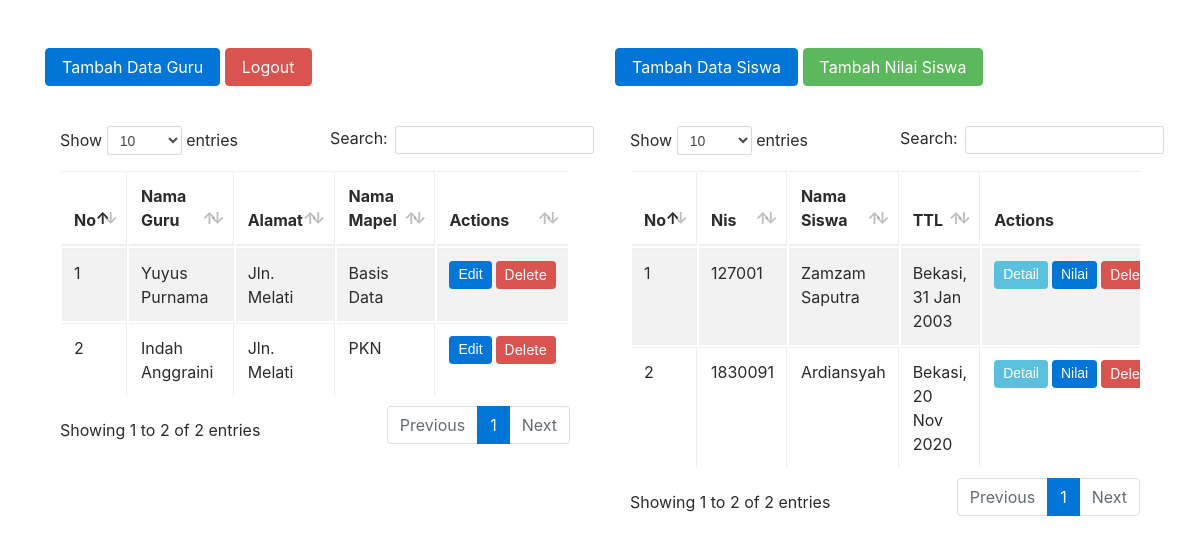
Page /admin/ (signed in) on the committed database.
### tables this page shows
CREATE TABLE `guru` (
  `id` int(11) NOT NULL,
  `nama_guru` varchar(30) NOT NULL,
  `alamat` varchar(100) NOT NULL,
  `nama_mapel` varchar(50) NOT NULL
);

CREATE TABLE `nilai` (
  `id` int(11) NOT NULL,
  `nis` int(11) NOT NULL,
  `indonesia` int(11) NOT NULL,
  `inggris` int(11) NOT NULL,
  `mtk` int(11) NOT NULL,
  `kejuruan` int(11) NOT NULL,
  `rata_rata` int(11) NOT NULL
);

CREATE TABLE `siswa` (
  `nis` int(11) NOT NULL,
  `username` varchar(25) NOT NULL,
  `nama_siswa` varchar(25) NOT NULL,
  `jk` varchar(1) NOT NULL,
  `tempat_lahir` varchar(50) NOT NULL,
  `tanggal_lahir` date NOT NULL,
  `jurusan` varchar(20) NOT NULL,
  `alamat` text NOT NULL,
  `email` varchar(50) NOT NULL,
  `hp` varchar(15) NOT NULL
);

### admin/index.php (the view, shortened to what this page needs)
<?php
	include "../config.php";
 ?>
<!DOCTYPE html>
<html>
<head>
	<link rel="stylesheet" href="../assets/plugins/bootstrap/css/bootstrap.min.css">
	<link rel="stylesheet" href="../assets/plugins/jquery-datatable/dataTables.bootstrap4.min.css">
</head>
<body>
	<div class="container mt-5">
		<div class="row">
			<div class="col-lg-6">
				<a href="create/guru.php" class="btn btn-primary">Tambah Data Guru</a>
				<a href="logout.php" class="btn btn-danger">Logout</a>
				<br><br>
				<table class="table table-bordered table-striped table-responsive" id="dataGuru">
					<thead>
						<tr>
							<th>No</th>
							<th>Nama Guru</th>
							<th>Alamat</th>
							<th>Nama Mapel</th>
							<th>Actions</th>
						</tr>
					</thead>
					<tbody>
						<?php
							$no = 1;
							$dataGuru = mysqli_query($conn, "SELECT * FROM guru ORDER BY id DESC");
							while($rowGuru = mysqli_fetch_array($dataGuru)){
						?>
						  <tr>
							 <td><?= $no; ?></td>
							 <td><?= $rowGuru['nama_guru']; ?></td>
							 <td><?= $rowGuru['alamat']; ?></td>
							 <td><?= $rowGuru['nama_mapel']; ?></td>
							 <td class="d-flex">
								 <button type="button" class="btn btn-primary btn-sm" data-toggle="modal" data-target="#editGuru<?= $rowGuru['id'] ?>"
                    			 id="#editGuru<?= $rowGuru['id'] ?>">Edit</button>
								 <a onclick="return confirm('Apakah anda yakin ingin menghapus data <?= $rowGuru['nama_guru'] ?>')" href="delete/guru.php?id=<?= $rowGuru['id'] ?>" class="btn btn-danger btn-sm ml-1">Delete</a>
							 </td>
						  </tr>
						<?php $no++; ?>
						<?php }?>
					</tbody>
				</table>
			</div>
			<div class="col-lg-6">
			<a href="create/siswa.php" class="btn btn-primary">Tambah Data Siswa</a>
			<a href="create/nilai.php" class="btn btn-success">Tambah Nilai Siswa</a>
			<br><br>
				<table class="table table-bordered table-striped table-responsive" id="dataSiswa">
					<thead>
						<tr>
							<th>No</th>
							<th>Nis</th>
							<th>Nama Siswa</th>
							<th>TTL</th>
							<th>Actions</th>
						</tr>
					</thead>
					<tbody>
						<?php
							$no = 1;
							$dataSiswa = mysqli_query($conn, "SELECT * FROM siswa INNER JOIN nilai ON siswa.nis = nilai.nis");
							while($rowSiswa = mysqli_fetch_array($dataSiswa)){
						?>
						  <tr>
							 <td><?= $no; ?></td>
							 <td><?= $rowSiswa['nis']; ?></td>
							 <td><?= $rowSiswa['nama_siswa']; ?></td>
							 <td><?= $rowSiswa['tempat_lahir']; ?>, <?= date('d M Y', strtotime($rowSiswa['tanggal_lahir'])) ?></td>
							 <td class="d-flex">
							 <button type="button" class="btn btn-info btn-sm" data-toggle="modal" data-target="#dataSiswa<?= $rowSiswa['nis'] ?>"
								 id="#dataSiswa<?= $rowSiswa['nis'] ?>">Detail</button>
							<button type="button" class="btn btn-primary btn-sm ml-1" data-toggle="modal" data-target="#dataNilai<?= $rowSiswa['nis'] ?>"
                    			 id="#dataNilai<?= $rowSiswa['nis'] ?>">Nilai</button>
							 <a onclick="return confirm('Apakah anda yakin ingin menghapus data <?= $rowSiswa['nama_siswa'] ?>')" href="delete/siswa.php?nis=<?= $rowSiswa['nis'] ?>" class="btn btn-danger btn-sm ml-1">Delete</a>
							 </td>
						  </tr>
						<?php $no++; ?>
						<?php }?>
					</tbody>
				</table>
			</div>
		</div>
	</div>
</body>
</html>

### rows in the picture
guru: nama_guru "Yuyus Purnama", alamat "Jln. Melati", nama_mapel "Basis Data"
guru: nama_guru "Indah Anggraini", alamat "Jln. Melati", nama_mapel "PKN"
nilai: nis "127001", nis.nama_siswa "Zamzam Saputra", nis.tempat_lahir "Bekasi", nis.tanggal_lahir "31 Jan 2003"
nilai: nis "1830091", nis.nama_siswa "Ardiansyah", nis.tempat_lahir "Bekasi", nis.tanggal_lahir "20 Nov 2020"
